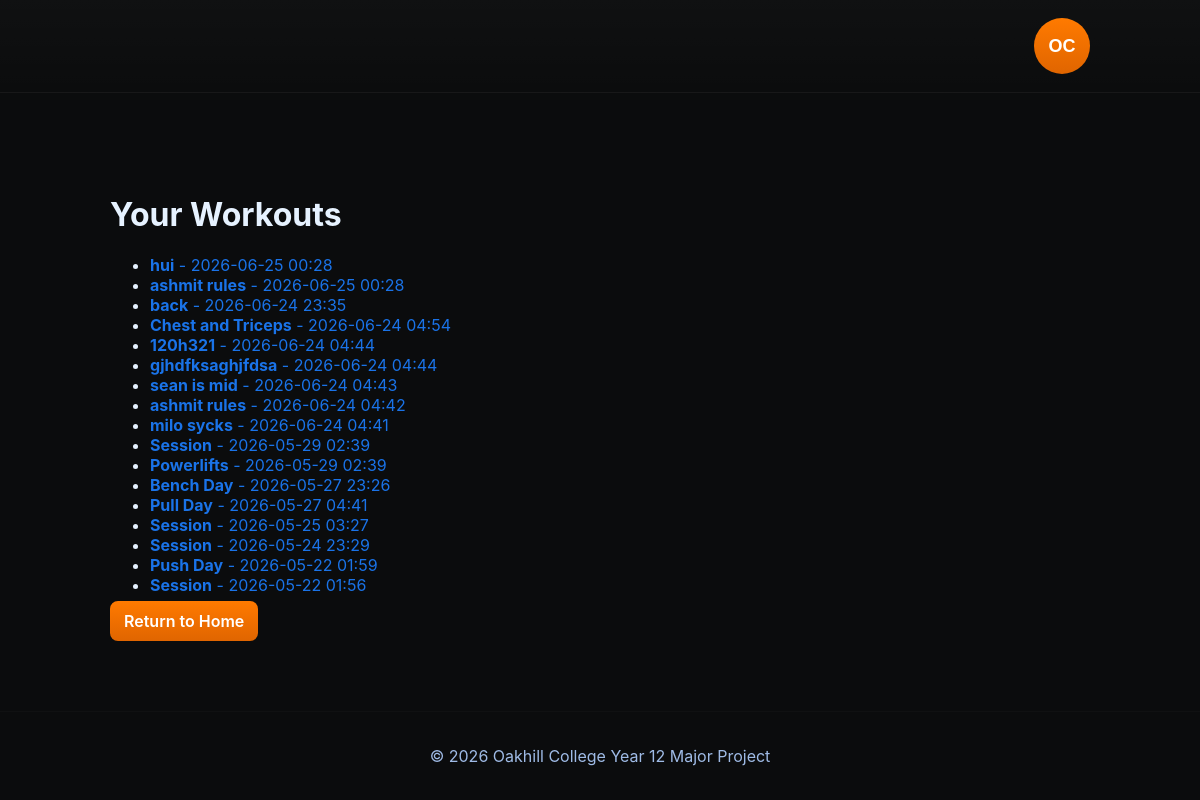
The app's page /my_app/workouts/ (signed in) with its own data.
### my_app/models.py (models this page shows, shortened)
class GymSession(models.Model):
    profile = models.ForeignKey('users.Profile', on_delete=models.CASCADE, related_name="sessions")
    session_name = models.CharField(max_length=100, blank=True, null=True)
    session_date = models.DateTimeField()
    notes = models.TextField(blank=True, null=True)
    created_at = models.DateTimeField(auto_now_add=True)
    updated_at = models.DateTimeField(auto_now=True)

### my_app/views.py (the view)
# urls.py: path("workouts/", views.workouts, name="workouts"),
@login_required(login_url="users:login")
def workouts(request):
    sessions = request.user.profile.sessions.order_by('-session_date')
    return render(request, "my_app/workouts.html", {"sessions": sessions})

### my_app/templates/my_app/workouts.html
{% extends 'my_app/base.html' %}
{% block content %}
<h1>Your Workouts</h1>
<ul class="workouts-list">
    {% for session in sessions %}
        <li>
            <a href="{% url 'my_app:workout_detail' session.id %}"><strong>{{ session.session_name|default:'Session' }}</strong> - {{ session.session_date|date:'Y-m-d H:i' }}</a>
        </li>
    {% empty %}
        <li>No workouts found.</li>
    {% endfor %}
</ul>
<a href="{% url 'my_app:home' %}" class="btn secondary">Return to Home</a>
{% endblock %}

### my_app/static/my_app/styles.css (style rules this page uses)
:root { --bg: #0b0c0d; --surface: #0f1113; --muted-surface: #121317; --text: #e6f2ff; --muted-text: #9fbbe6; --accent: #1a73e8; --accent-strong: #0f5ecb; --danger: #ff5252; --radius: 10px; --max-width: 980px; }
* { box-sizing:border-box }
html,body { height:100% }
body { margin:0; background:var(--bg); color:var(--text); font-family:Inter, ui-sans-serif, system-ui, -apple-system, "Segoe UI", Roboto, "Helvetica Neue", Arial; -webkit-font-smoothing:antialiased; -moz-osx-font-smoothing:grayscale; display:flex; flex-direction:column; min-height:100vh; }
button, .btn, input[type="submit"] { background:var(--accent); color:white;border:none;padding:10px 14px;border-radius:8px;cursor:pointer;font-weight:600; }
a { text-decoration:none }
.btn.secondary { background:linear-gradient(180deg,#ff7a00,#e06500);color:#fff;border:none }
.workouts-list a, .workouts-list a:visited { color:var(--accent) !important }

### records on screen
GymSession: session_name "hui", session_date "2026-06-25 00:28"
GymSession: session_name "ashmit rules", session_date "2026-06-25 00:28"
GymSession: session_name "back", session_date "2026-06-24 23:35"
GymSession: session_name "Chest and Triceps", session_date "2026-06-24 04:54"
GymSession: session_name "120h321", session_date "2026-06-24 04:44"
GymSession: session_name "gjhdfksaghjfdsa", session_date "2026-06-24 04:44"
GymSession: session_name "sean is mid", session_date "2026-06-24 04:43"
GymSession: session_name "ashmit rules", session_date "2026-06-24 04:42"
GymSession: session_name "milo sycks", session_date "2026-06-24 04:41"
GymSession: session_name "Session", session_date "2026-05-29 02:39"
GymSession: session_name "Powerlifts", session_date "2026-05-29 02:39"
GymSession: session_name "Bench Day", session_date "2026-05-27 23:26"
GymSession: session_name "Pull Day", session_date "2026-05-27 04:41"
GymSession: session_name "Session", session_date "2026-05-25 03:27"
GymSession: session_name "Session", session_date "2026-05-24 23:29"
GymSession: session_name "Push Day", session_date "2026-05-22 01:59"
GymSession: session_name "Session", session_date "2026-05-22 01:56"
